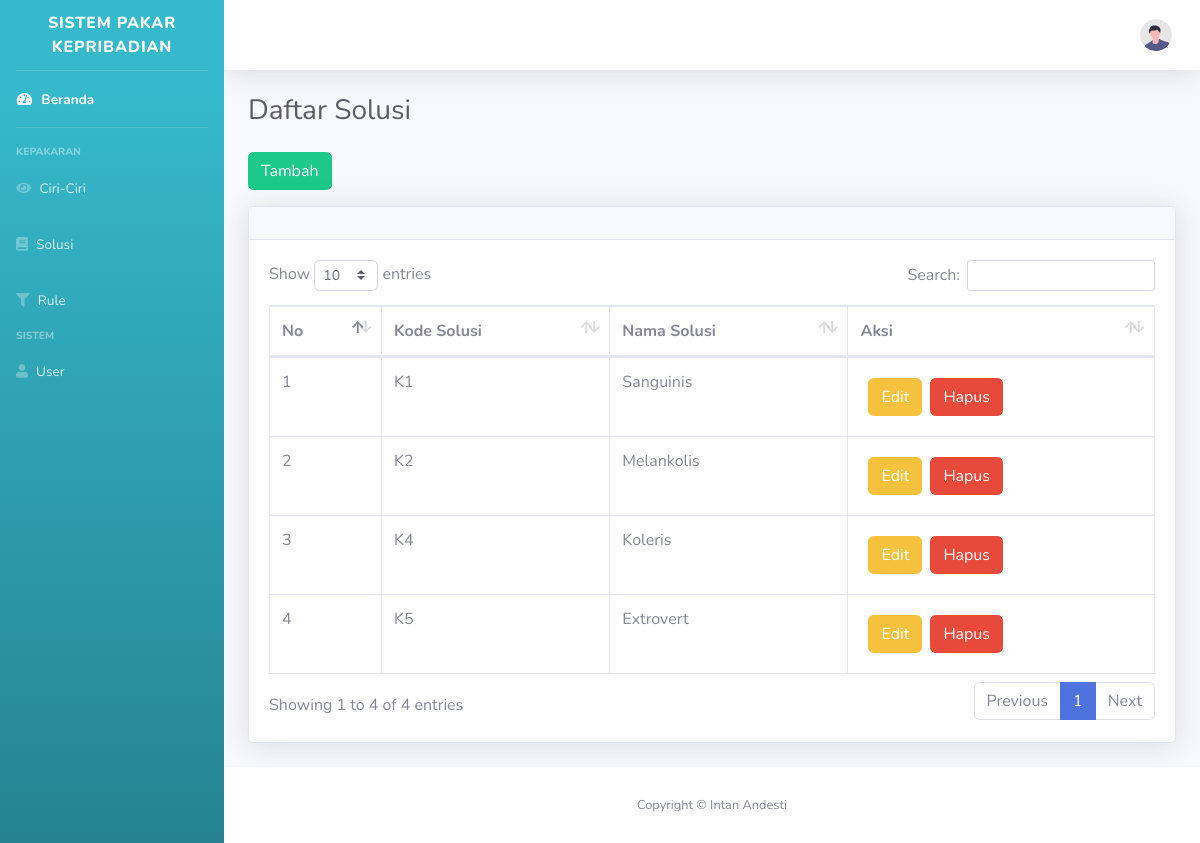
Screenshot of /admin/index.php?page=kepribadian-list with the database file from the repository.
### tables this page shows
CREATE TABLE `tbl_kepribadian` (
  `id_kepribadian` varchar(255) NOT NULL,
  `name` varchar(255) NOT NULL,
  `solusi` text NOT NULL
);

### admin/page/kepribadian-list.php (the view, shortened to what this page needs)
<div class="d-sm-flex align-items-center justify-content-between mb-4">
  <h1 class="h3 mb-0 text-gray-800">Daftar Solusi</h1>
</div>
<div class="mb-3">
  <a href="index.php?page=kepribadian-add" class="btn btn-success">Tambah</a>
</div>
<div class="card shadow mb-4">
  <div class="card-header py-3">
  </div>
  <div class="card-body">
    <div class="table-responsive">
      <table class="table table-bordered" id="dataTable" width="100%" cellspacing="0">
        <thead>
          <tr>
            <th>No</th>
            <th>Kode Solusi</th>
            <th>Nama Solusi</th>
            <th>Aksi</th>
          </tr>
        </thead>
        <tbody>
          <?php
          include('../db/db_conn.php');
          $no = 1;
          $query = mysqli_query($conn, "SELECT * FROM tbl_kepribadian");
          while ($data = mysqli_fetch_array($query)) {
          ?>
            <tr>
              <td><?= $no++ ?></td>
              <td> <?= $data['id_kepribadian'] ?></td>
              <td><?= $data['name'] ?></td>
              <td>
                <div class=" row m-2">
                  <a href="index.php?page=kepribadian-edit&&id_data=<?= $data['id_kepribadian'] ?>" class="btn btn-warning mr-2">Edit</a>
                  <a href="action/KepribadianHapus.php?id_data=<?= $data['id_kepribadian'] ?>" class="btn btn-danger">Hapus</a>
                </div>
              </td>
            </tr>
          <?php
          }
          ?>
        </tbody>
      </table>
    </div>
  </div>
</div>

### rows the page displays
tbl_kepribadian: id_kepribadian "K1", name "Sanguinis"
tbl_kepribadian: id_kepribadian "K2", name "Melankolis"
tbl_kepribadian: id_kepribadian "K4", name "Koleris"
tbl_kepribadian: id_kepribadian "K5", name "Extrovert"
